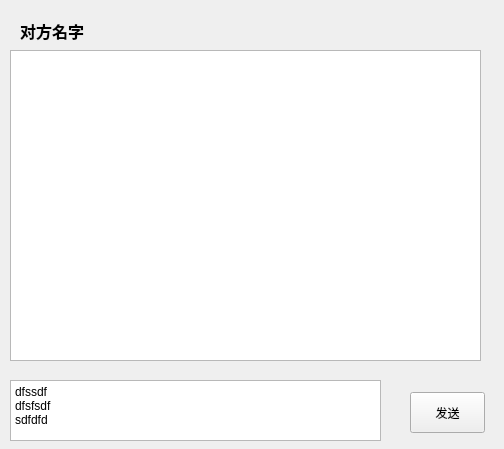
<?xml version="1.0" encoding="UTF-8"?>
<ui version="4.0">
 <class>ChatWindow</class>
 <widget class="QMainWindow" name="ChatWindow">
  <property name="geometry">
   <rect>
    <x>0</x>
    <y>0</y>
    <width>504</width>
    <height>449</height>
   </rect>
  </property>
  <property name="windowTitle">
   <string>MainWindow</string>
  </property>
  <widget class="QWidget" name="centralwidget">
   <widget class="QPushButton" name="send_btn">
    <property name="geometry">
     <rect>
      <x>410</x>
      <y>392</y>
      <width>75</width>
      <height>41</height>
     </rect>
    </property>
    <property name="text">
     <string>发送</string>
    </property>
   </widget>
   <widget class="QTextBrowser" name="history_text">
    <property name="geometry">
     <rect>
      <x>10</x>
      <y>50</y>
      <width>471</width>
      <height>311</height>
     </rect>
    </property>
   </widget>
   <widget class="QTextEdit" name="input_text">
    <property name="geometry">
     <rect>
      <x>10</x>
      <y>380</y>
      <width>371</width>
      <height>61</height>
     </rect>
    </property>
    <property name="html">
     <string>&lt;!DOCTYPE HTML PUBLIC &quot;-//W3C//DTD HTML 4.0//EN&quot; &quot;http://www.w3.org/TR/REC-html40/strict.dtd&quot;&gt;
&lt;html&gt;&lt;head&gt;&lt;meta name=&quot;qrichtext&quot; content=&quot;1&quot; /&gt;&lt;style type=&quot;text/css&quot;&gt;
p, li { white-space: pre-wrap; }
&lt;/style&gt;&lt;/head&gt;&lt;body style=&quot; font-family:'SimSun'; font-size:9pt; font-weight:400; font-style:normal;&quot;&gt;
&lt;p style=&quot; margin-top:0px; margin-bottom:0px; margin-left:0px; margin-right:0px; -qt-block-indent:0; text-indent:0px;&quot;&gt;dfssdf&lt;/p&gt;
&lt;p style=&quot; margin-top:0px; margin-bottom:0px; margin-left:0px; margin-right:0px; -qt-block-indent:0; text-indent:0px;&quot;&gt;dfsfsdf&lt;/p&gt;
&lt;p style=&quot; margin-top:0px; margin-bottom:0px; margin-left:0px; margin-right:0px; -qt-block-indent:0; text-indent:0px;&quot;&gt;sdfdfd&lt;/p&gt;&lt;/body&gt;&lt;/html&gt;</string>
    </property>
   </widget>
   <widget class="QLabel" name="user_name_label">
    <property name="geometry">
     <rect>
      <x>20</x>
      <y>20</y>
      <width>211</width>
      <height>21</height>
     </rect>
    </property>
    <property name="font">
     <font>
      <pointsize>12</pointsize>
      <weight>75</weight>
      <bold>true</bold>
      <underline>true</underline>
     </font>
    </property>
    <property name="text">
     <string>对方名字</string>
    </property>
   </widget>
  </widget>
 </widget>
 <resources/>
 <connections/>
</ui>
